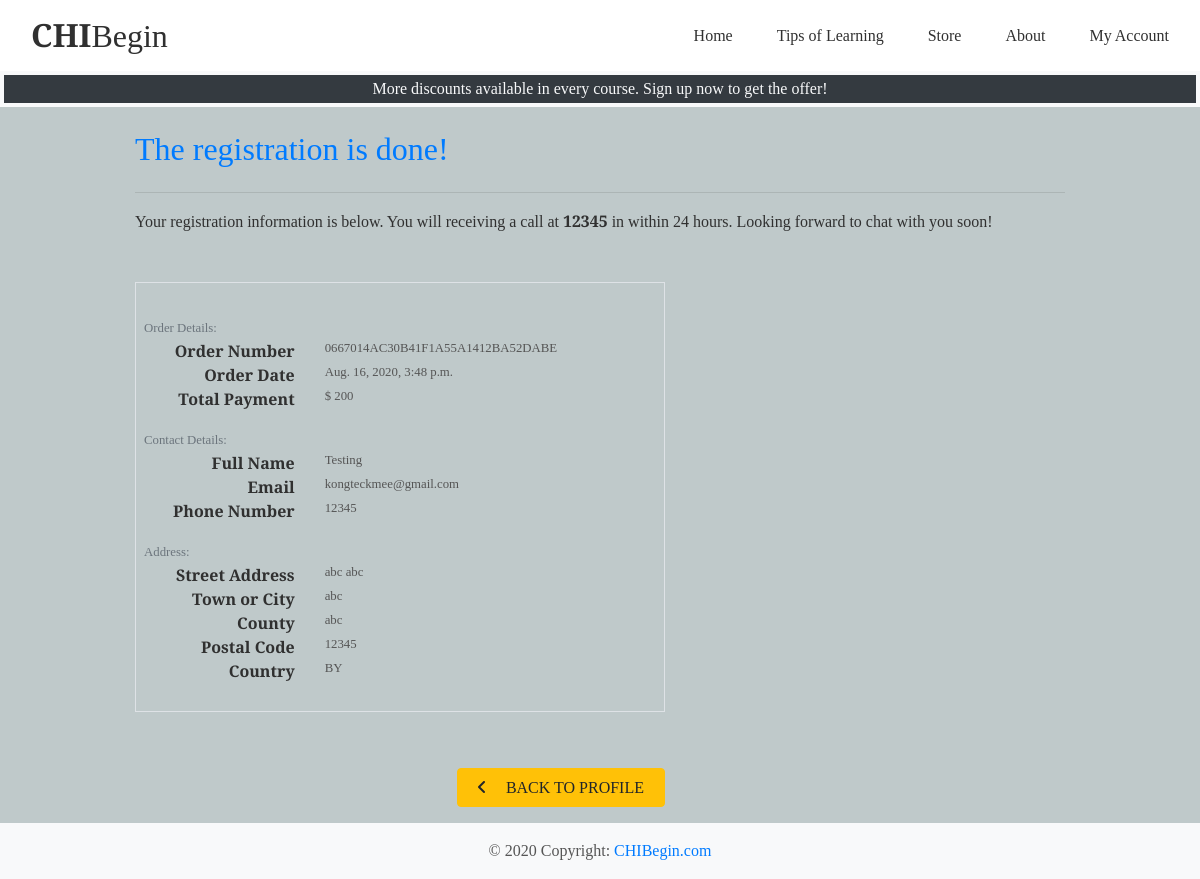
The app's page /profile/order_history/0667014AC30B41F1A55A1412BA52DABE, older data.
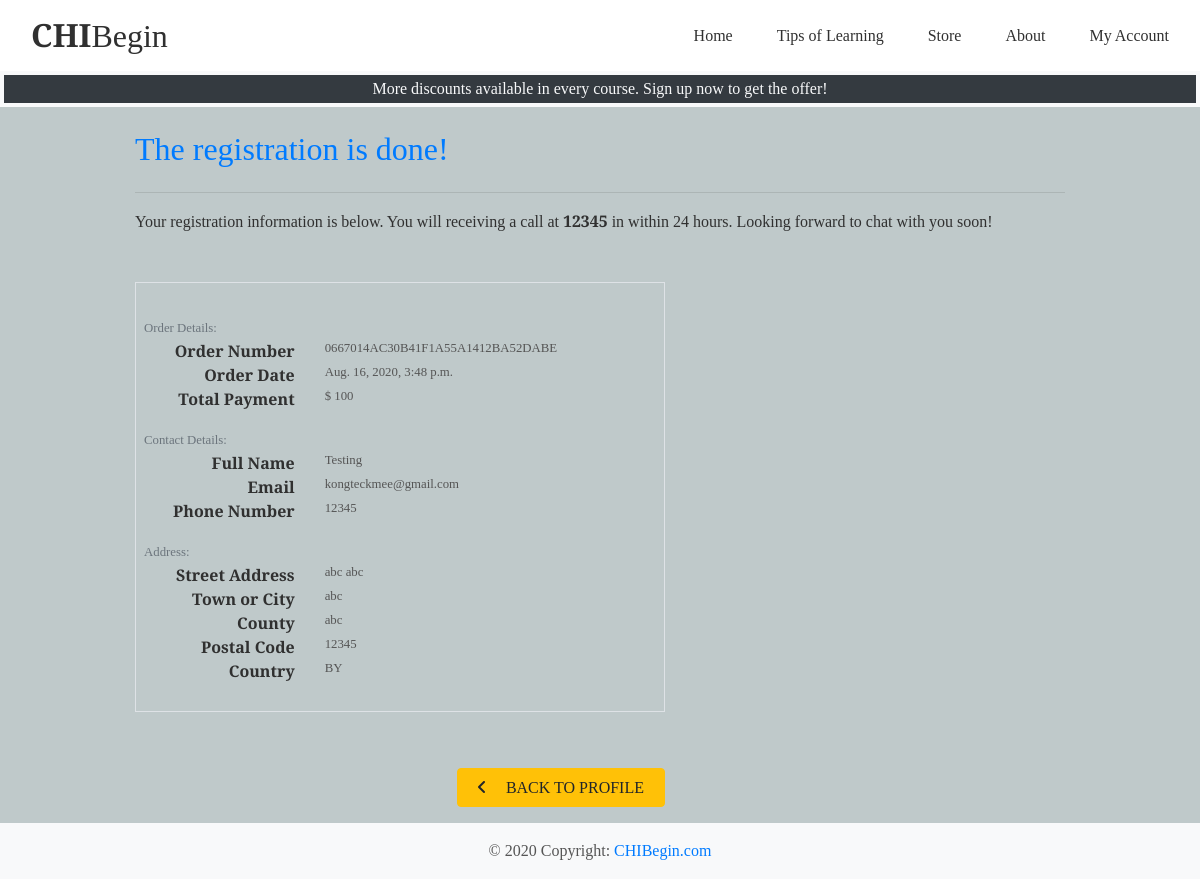
The same page, newer data.
### checkout/models.py (models this page shows, shortened)
class Order(models.Model):
    order_number = models.CharField(max_length=32, editable=False)
    user_profile = models.ForeignKey(UserProfile, on_delete=models.SET_NULL,
                                     null=True, blank=True, related_name='orders')
    full_name = models.CharField(max_length=50, null=False, blank=False)
    email = models.EmailField(max_length=254, null=False, blank=False)
    phone_number = models.CharField(max_length=20, null=False, blank=False)
    street_address_1 = models.CharField(max_length=80, null=False, blank=False)
    street_address_2 = models.CharField(max_length=80, null=True, blank=True)
    town_or_city = models.CharField(max_length=40, null=False, blank=False)
    county = models.CharField(max_length=80, null=True, blank=True)
    postcode = models.CharField(max_length=20, null=True, blank=True)
    country = CountryField(blank_label='Country *', null=False, blank=False)
    date = models.DateTimeField(auto_now_add=True)
    order_total = models.DecimalField(max_digits=6, decimal_places=0, default=0)

### profiles/views.py (the view)
# urls.py: path('order_history/<order_number>', views.order_history, name='order_history'),
def order_history(request, order_number):
    order = get_object_or_404(Order, order_number=order_number)
    messages.info(request, (
        f'This is a past confirmation for order number {order_number}.'
        'A confirmation email was sent on the order date.'
    ))
    template = 'checkout/checkout_success.html'
    context = {
        'order': order,
        'from_profile': True,
    }
    return render(request, template, context)

### checkout/templates/checkout/checkout_success.html (shortened to what the changed rows need)
{% extends "base.html" %}
{% load static %}
{% block extra_css %}
    <link rel="stylesheet" href="{% static 'checkout/css/checkout.css' %}">
{% endblock %}
{% block content %}
    <div class="container mb-2">
        <div class="row">
            <div class="col">
                <h2 class="logo-font text-primary mb-4">The registration is done!</h2>
                <p class="text-black mb-5">Your registration information is below. You will receiving a call at <strong>{{ order.phone_number }}</strong> in within 24 hours. Looking forward to chat with you soon!</p>
            </div>
        </div>
        <div class="row">
            <div class="col-12 col-lg-7">
                <div class="order-confirmation-wrapper p-2 border">
                    <div class="row">
                        <div class="col-12 col-md-8 text-md-left">
                            <p class="small mb-0">{{ order.order_number }}</p>
                        </div>
                    </div>
                    <div class="row">
                        <div class="col-12 col-md-8 text-md-left">
                            <p class="small mb-0">{{ order.date }}</p>
                        </div>
                    </div>
                    <div class="row">
                        <div class="col-12 col-md-8 text-md-left">
                            <p class="small mb-0">$ {{ order.order_total }}</p>
                        </div>
                    </div>
                    <div class="row">
                        <div class="col-12 col-md-8 text-md-left">
                            <p class="small mb-0">{{ order.full_name }}</p>
                        </div>
                    </div>
                    <div class="row">
                        <div class="col-12 col-md-8 text-md-left">
                            <p class="small mb-0">{{ order.email }}</p>
                        </div>
                    </div>
                    <div class="row">
                        <div class="col-12 col-md-8 text-md-left">
                            <p class="small mb-0">{{ order.phone_number }}</p>
                        </div>
                    </div>
                    <div class="row">
                        <div class="col-12 col-md-8 text-md-left">
                            <p class="small mb-0">{{ order.street_address_1 }} {{ order.street_address_1 }}</p>
                        </div>
                    </div>
                    <div class="row">
                        <div class="col-12 col-md-8 text-md-left">
                            <p class="small mb-0">{{ order.town_or_city }}</p>
                        </div>
                    </div>
                    <div class="row">
                        <div class="col-12 col-md-8 text-md-left">
                            <p class="small mb-0">{{ order.county }}</p>
                        </div>
                    </div>
                    <div class="row">
                        <div class="col-12 col-md-8 text-md-left">
                            <p class="small mb-0">{{ order.postcode }}</p>
                        </div>
                    </div>
                    <div class="row">
                        <div class="col-12 col-md-8 text-md-left">
                            <p class="small mb-0 mb-4">{{ order.country }}</p>
                        </div>
                    </div>
                </div>
            </div>
        </div>
    </div>
{% endblock %}

Row changes from the older to the newer data that the page shows:
changed Order "0667014AC30B41F1A55A1412BA52DABE": order_total "200" → "100"
